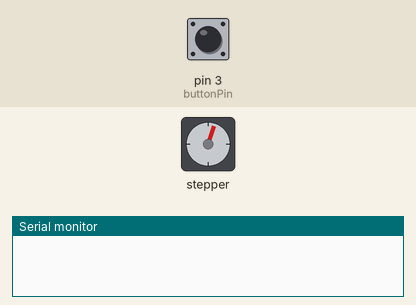
Simulated run of this sketch. Board: Arduino Mega 2560, built with avr-gcc and run on an emulated ATmega2560. Parts: stepper motor, the last lines printed to the serial monitor. The test bench sets the inputs (shaded band); at power-on: pin 3 (buttonPin) HIGH. Stepper angles assume 200 steps per turn.

Above: at 1.2 s.
1.3 s: pin 3 (buttonPin) pulled LOW for 0.15 s
At 1.7 s:
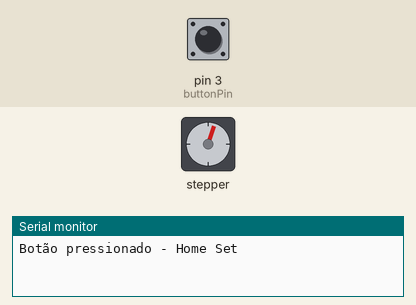
Timing chart, 0 to 4.3 s (numbered marks = the images above; inputs shaded):
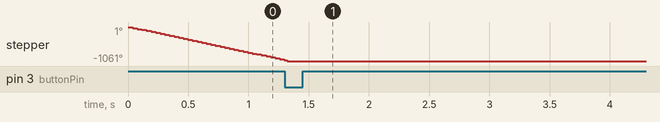

The sketch:

3_settando_home_motores.ino
```cpp
/*--------------------------------------------------------------------------------------------------
Garra Robótica: Settando Home nos Motores - Thales Martins

O código abaixo faz a leitura de um endstop da RAMPS 1.6 e move motor de passo X até que o endstop esteja pressionado.

18/09/2024
--------------------------------------------------------------------------------------------------*/

#include <Bounce2.h>
#include <AccelStepper.h>

// Variáveis do Endstop
#define debounceTime 25
const int buttonPin = 3; // Conectado ao Endstop X
Bounce debouncer = Bounce();

// Definir as constantes do motor e do driver
#define X_DIR_PIN 55
#define X_STEP_PIN 54
#define X_ENABLE_PIN 38

AccelStepper stepper(AccelStepper::DRIVER, X_STEP_PIN, X_DIR_PIN);

bool home = false;

void setup() {
  Serial.begin(9600);

  // Configurações do Botão
  pinMode(buttonPin, INPUT_PULLUP);
  debouncer.attach(buttonPin);
  debouncer.interval(debounceTime);

  // Configurações do Motor
  habilitarMotor(stepper, X_ENABLE_PIN);
  definirVelocidade(stepper, 10000, 1000);
  stepper.moveTo(100 * 16);

}

void loop() {
  setHome();
  //moverMotor(stepper);
}

void setHome() {
  while (!home) {
    debouncer.update();

    // Mover o motor enquanto o botão não estiver pressionado
    if (!debouncer.rose()) { // Enquanto o endstop não estiver pressionado
      stepper.setSpeed(-500); // Velocidade negativa para mover na direção do endstop
      stepper.runSpeed();     // Executa o movimento em velocidade constante
    }

    // Quando o endstop for pressionado
    if (debouncer.fell()) {
      Serial.println("Botão pressionado - Home Set");
      home = true;
      stepper.stop(); // Para o motor
      stepper.setCurrentPosition(0); // Define a posição atual como "home"
    }
  }
}

void habilitarMotor(AccelStepper &tempStepper, const int enablePin) {
  tempStepper.setEnablePin(enablePin);
  tempStepper.setPinsInverted(false, false, true);
  tempStepper.enableOutputs();
}

void definirVelocidade(AccelStepper &tempStepper, const int velocidade, const int aceleracao) {
  tempStepper.setMaxSpeed(velocidade);
  tempStepper.setAcceleration(aceleracao);
}

void moverMotor(AccelStepper &tempStepper) {
  if (tempStepper.distanceToGo() == 0) tempStepper.moveTo(-tempStepper.currentPosition());
  tempStepper.run();
}
```
